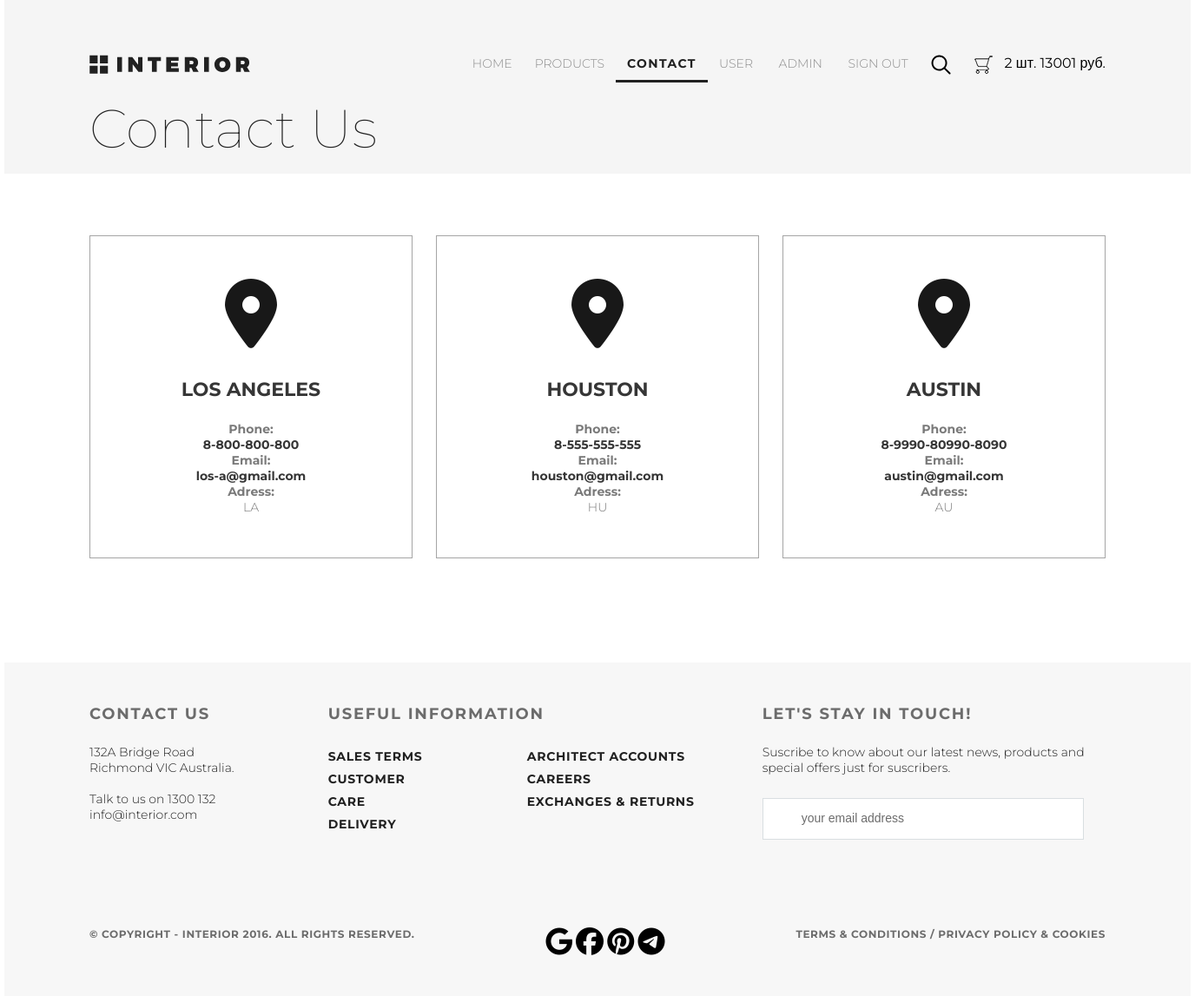
The app's page /contacts/ (signed in) with its own data.
### authapp/models.py (models this page shows)
class ShopUser(AbstractUser):
    avatar = models.ImageField(upload_to='user_avatars', blank=True)
    age = models.PositiveIntegerField(verbose_name='Age')

### basketapp/models.py (models this page shows)
class Basket(models.Model):
    user = models.ForeignKey(settings.AUTH_USER_MODEL, on_delete=models.CASCADE, related_name='basket')
    product = models.ForeignKey(Product, on_delete=models.CASCADE)
    quantity = models.PositiveIntegerField(verbose_name='quantity', default=0)
    add_datetime = models.DateTimeField(verbose_name='Time', auto_now_add=True)
    @property
    def product_cost(self):
        return self.product.price * self.quantity
    @property
    def total_quantity(self):
        return sum([el.quantity for el in self.user.basket.all()])
    @property
    def total_cost(self):
        return sum([el.product_cost for el in self.user.basket.all()])

### mainapp/models.py (models this page shows, shortened)
class Product(models.Model):
    category = models.ForeignKey(ProductCategory, on_delete=models.CASCADE)
    name = models.CharField(verbose_name="Product name", max_length=64)
    image = models.ImageField(verbose_name="Product image", upload_to="product_images",blank=True)
    shortdesc = models.TextField(verbose_name="Short products description", blank=True, max_length=64)
    description = models.TextField(verbose_name="Product description", blank=True, max_length=128)
    price = models.DecimalField(verbose_name="Price", max_digits=8, decimal_places=2, default=0)
    quantity = models.PositiveIntegerField(verbose_name="Quantity", default=0)
    is_active = models.BooleanField(verbose_name="active", default=True)

### mainapp/views.py (the view)
# urls.py: path('contacts/', mainapp.contacts, name='contacts'),
def contacts(request):
    with open("mainapp/json/content.json", "r") as file:
        content = json.load(file)
    context = {
        'page_title': 'Contacts',
        'content': content,
        'basket': get_basket(request),
    }
    return render(request, 'mainapp/contacts.html', context)

### mainapp/views.py (called while the page is built)
def get_basket(request):
    if request.user.is_authenticated:
        return request.user.basket.all().order_by('product__category')
    else:
        return []

### mainapp/templates/mainapp/contacts.html
{% extends 'mainapp/base.html' %}
{% block container %}
        <div class="header_product padding-site">
            {% include 'mainapp/includes/inc_menu.html' %}
            <h2 class="h2-product">Contact Us</h2>
        </div>
        <div class="contacts-box padding-site">
            {% for item in content %}
            <div class="contact1">
                <i class="fas fa-map-marker-alt fa-5x"></i>
                <h3 class="city">{{ item.city }}</h3>
                <h4 class="phone">Phone:</h4>
                <p class="contacts-text">{{ item.phone }}</p>
                <h4 class="email">Email:</h4>
                <p class="contacts-text">{{ item.email }}</p>
                <h4 class="adress">Adress:</h4>
                <p class="contacts-text-adress">{{ item.adress }}</p>
            </div>
            {% endfor %}
        </div>
{% endblock %}

### mainapp/templates/mainapp/includes/inc_menu.html
{% load static %}
<div class="product-header-menu">
    <a href="{% url 'main:index' %}"><img src="{% static '/img/logo.svg' %}" alt="logo"></a>
    <ul class="menu">
        <li class="menu_list">
            <a href="{% url 'main:index' %}"
               class="menu_link {% if request.resolver_match.url_name == 'index' %} menu_link_active {% endif %}">HOME</a>
        </li>
        <li class="menu_list"><a href="{% url 'main:products' %}"
                                 class="menu_link {% if request.resolver_match.url_name == 'products' or request.resolver_match.url_name == 'category' %} menu_link_active {% endif %}">PRODUCTS</a>
        </li>
        <li class="menu_list"><a href="{% url 'main:contacts' %}"
                                 class="menu_link {% if request.resolver_match.url_name == 'contacts' %} menu_link_active {% endif %}">CONTACT</a>
        </li>
        <li class="menu_list">
            {% if user.is_authenticated %}
                <a href="{% url 'auth:update' %}" class="menu_link">
                    {{ user.first_name|default:'User' }}
                </a>
            {% endif %}
            {% if user.is_superuser %}
                <a href="{% url 'adminapp:index' %}" class="menu_link">
                    Admin
                </a>
            {% endif %}
            {% if user.is_authenticated %}
                <a href="{% url 'authapp:logout' %}" class="menu_link">Sign out</a>
            {% else %}
                <a href="{% url 'authapp:login' %}" class="menu_link">Sign in</a>
            {% endif %}
        </li>
        <li class="menu_list"><a href="#" class="menu_link"><img src="/static/img/search.svg" alt="search"></a></li>
        <li class="menu_list"><a href="{% url 'basket:index' %}" class="menu_link"><img src="/static/img/basket.png"
                                                                                        alt="search"></a></li>
        {% if basket %}
            {{ basket.0.total_quantity }} шт.
            {{ basket.0.total_cost|floatformat:0 }} руб.
        {% endif %}
    </ul>
</div>

### static/css/style.css (style rules this page uses)
* { margin: 0; padding: 0; }
a { text-decoration: none; }
body { font-family: 'Montserrat', sans-serif; }
.menu_link { color: #8c8c8c; font-size: 14px; font-weight: 300; text-transform: uppercase; padding: 10px 13px; }
.menu_list { list-style-type: none; }
.menu_link_active { color: #212121; font-weight: 700; letter-spacing: 1.4px; border-bottom: 3px solid #212121; }
.menu { display: flex; }
.padding-site { padding-left: 98px; padding-right: 98px; }
::placeholder { color: #6c6c6c; font-size: 14px; font-weight: 300; padding-left: 19px; padding-top: 17px; padding-bottom: 17px; }
.header_product { background-color: #f5f5f5; height: 200px; display: flex; flex-direction: column; justify-content: space-between }
.h2-product { color: #212121; font-size: 62px; font-weight: 100; padding-bottom: 44px; padding-top: 20px; }
.product-header-menu { display: flex; justify-content: space-between; padding-top: 63px; }
.contact1 { border: 1px solid #9c9c9c; background-color: #ffffff; opacity: 0.9; width: 370px; height: 370px; display: flex; flex-direction: column; align-items: center; justify-content: center; margin-top: 71px; margin-bottom: 122px; }
.phone { color: #6c6c6c; font-size: 14px; font-weight: 700; }
.contacts-text { font-size: 14px; color: #212121; font-weight: 700; }
.contacts-text-adress { color: #6c6c6c; font-size: 14px; font-weight: 300; }
.adress { color: #6c6c6c; font-size: 14px; font-weight: 700; }
.email { color: #6c6c6c; font-size: 14px; font-weight: 700; }
.city { color: #212121; font-size: 22px; font-weight: 700; text-transform: uppercase; padding-top: 34px; padding-bottom: 23px; }
.contacts-box { height: 563px; display: flex; flex-direction: row; justify-content: space-between; flex-wrap: wrap; }

### records on screen
ShopUser: first_name "USER"
Basket: user+quantity "2", user+product+quantity "13001"

### other values on screen
{{ item.city }} "LOS ANGELES" "HOUSTON" "AUSTIN"
{{ item.phone }} "8-800-800-800" "8-555-555-555" "8-9990-80990-8090"
{{ item.email }} "los-a@gmail.com" "houston@gmail.com" "austin@gmail.com"
{{ item.adress }} "LA" "HU" "AU"
